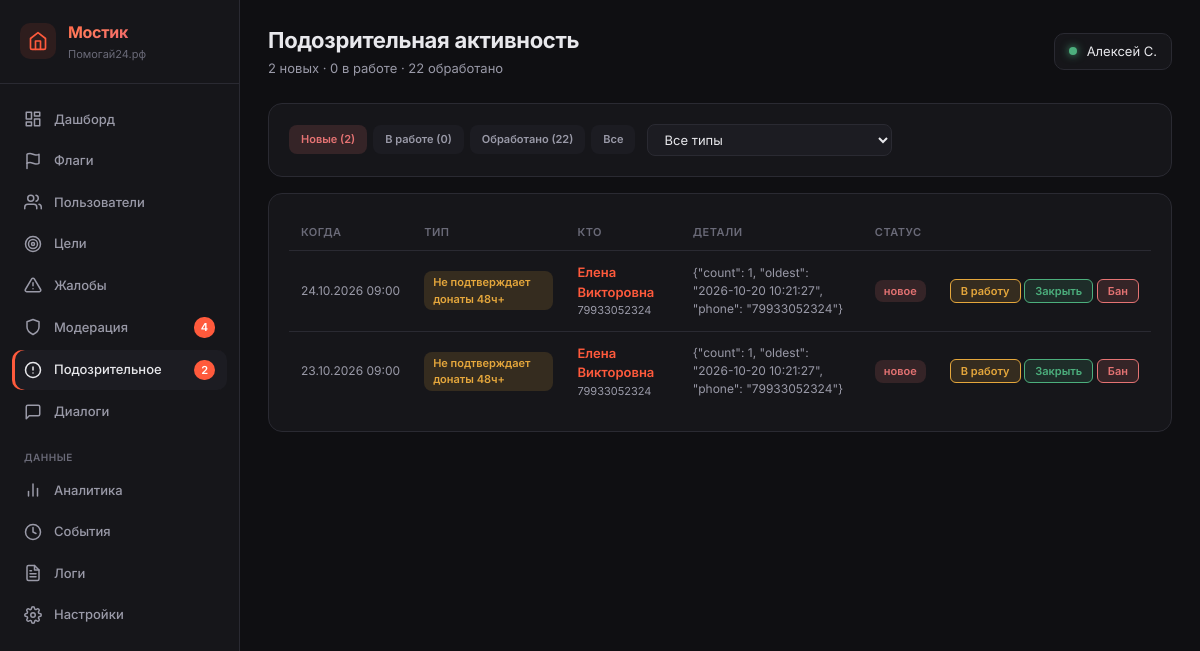
The app's page /_metrics/suspicious (signed in), older data.
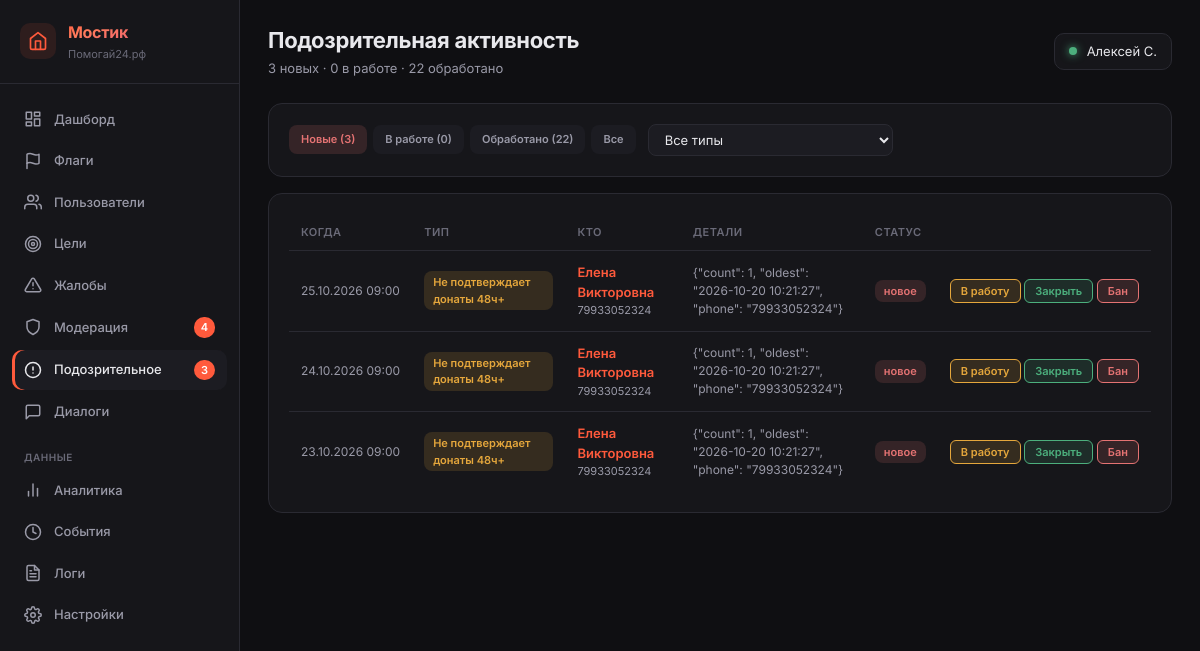
The same page, newer data.
### tables this page shows
CREATE TABLE users (
            id INTEGER PRIMARY KEY AUTOINCREMENT,
            phone TEXT UNIQUE NOT NULL,
            password_hash TEXT NOT NULL,
            email TEXT NULL,
            name TEXT NULL,
            avatar_url TEXT NULL,
            max_id TEXT NULL,
            vk_id TEXT NULL,
            fcm_token TEXT NULL,
            onboarding_passed INTEGER DEFAULT 0,
            rating REAL DEFAULT 0.0,
            rating_level TEXT DEFAULT 'novice',
            confirmations_total INTEGER DEFAULT 0,
            confirmations_approved INTEGER DEFAULT 0,
            confirmations_ignored INTEGER DEFAULT 0,
            donation_streak INTEGER DEFAULT 0,
            goals_helped_close INTEGER DEFAULT 0,
            total_helped_amount REAL DEFAULT 0.00,
            priority_days INTEGER DEFAULT 0,
            circles_of_care INTEGER DEFAULT 0,
            interest_weights TEXT DEFAULT NULL,
            eternal_donation_config TEXT DEFAULT NULL,
            yellow_card_until TEXT NULL,
            is_banned INTEGER DEFAULT 0,
            created_at TEXT DEFAULT (datetime('now'))
        , xp INTEGER DEFAULT 0, xp_level TEXT DEFAULT 'novice', streak_days INTEGER DEFAULT 0, last_action_date TEXT, ip_registered TEXT, author_badge TEXT, trust_score INTEGER DEFAULT 50, trust_level TEXT DEFAULT 'guest', is_admin INTEGER DEFAULT 0, profile_completed INTEGER DEFAULT 0, identity_verified INTEGER DEFAULT 0, city TEXT, region_code TEXT, region_name TEXT, birth_date TEXT, onboarding_step INTEGER DEFAULT 0, identity_verified_at TEXT, identity_doc_path TEXT, identity_selfie_path TEXT);

CREATE TABLE suspicious_activity (
        id INTEGER PRIMARY KEY AUTOINCREMENT,
        user_id INTEGER NULL,
        ip_address TEXT NULL,
        activity_type TEXT NOT NULL,
        details TEXT NULL,
        status TEXT DEFAULT 'new',
        created_at TEXT DEFAULT (datetime('now')),
        FOREIGN KEY (user_id) REFERENCES users(id)
    );

### main.py (the view)
@app.route('/_metrics/suspicious')
@admin_required
def metrics_suspicious():
    user = get_current_user()
    db = get_db()
    status_filter = request.args.get('status', 'new')
    type_filter = request.args.get('type', 'all')
    query = """
        SELECT s.*,
            COALESCE(NULLIF(u.name, ''), u.phone) as user_name,
            u.phone as user_phone,
            u.is_banned as user_banned
        FROM suspicious_activity s
        LEFT JOIN users u ON s.user_id = u.id
        WHERE 1=1
    """
    params = []
    if status_filter != 'all':
        query += " AND s.status = ?"
        params.append(status_filter)
    if type_filter != 'all':
        query += " AND s.activity_type = ?"
        params.append(type_filter)
    query += " ORDER BY s.id DESC LIMIT 200"
    activities = db.execute(query, params).fetchall()
    counts_new = db.execute("SELECT COUNT(*) FROM suspicious_activity WHERE status = 'new'").fetchone()[0]
    counts_reviewed = db.execute("SELECT COUNT(*) FROM suspicious_activity WHERE status = 'reviewed'").fetchone()[0]
    counts_resolved = db.execute("SELECT COUNT(*) FROM suspicious_activity WHERE status = 'resolved'").fetchone()[0]
    types = db.execute("SELECT DISTINCT activity_type FROM suspicious_activity ORDER BY activity_type").fetchall()
    counts = get_sidebar_counts(db)
    type_names = {
        'mass_goals': 'Много целей за 24ч',
        'mass_registration': 'Массовые регистрации с IP',
        'many_flags': 'Много флагов Content Guard',
        'no_confirm_48h': 'Не подтверждает донаты 48ч+',
        'many_reports': 'Много жалоб на юзера',
    }
    return render_template('_metrics/suspicious.html',
        user=user,
        active='suspicious',
        counts=counts,
        activities=activities,
        status_filter=status_filter,
        type_filter=type_filter,
        types=[t['activity_type'] for t in types],
        type_names=type_names,
        counts_new=counts_new,
        counts_reviewed=counts_reviewed,
        counts_resolved=counts_resolved,
    )

### templates/_metrics/suspicious.html (shortened to what this page needs)
{% extends "_metrics/base.html" %}
{% block page_title %}Подозрительная активность{% endblock %}
{% block page_subtitle %}{{ counts_new }} новых · {{ counts_reviewed }} в работе · {{ counts_resolved }} обработано{% endblock %}
{% block content %}
<div class="m-section" style="margin-bottom: 16px;">
    <form method="GET" style="display: flex; gap: 12px; align-items: center; flex-wrap: wrap;">
        <div style="display: flex; gap: 6px;">
            <a href="?status=new" class="m-badge {% if status_filter == 'new' %}danger{% else %}muted{% endif %}" style="text-decoration: none; padding: 6px 12px;">Новые ({{ counts_new }})</a>
            <a href="?status=reviewed" class="m-badge {% if status_filter == 'reviewed' %}warning{% else %}muted{% endif %}" style="text-decoration: none; padding: 6px 12px;">В работе ({{ counts_reviewed }})</a>
            <a href="?status=resolved" class="m-badge {% if status_filter == 'resolved' %}success{% else %}muted{% endif %}" style="text-decoration: none; padding: 6px 12px;">Обработано ({{ counts_resolved }})</a>
            <a href="?status=all" class="m-badge {% if status_filter == 'all' %}info{% else %}muted{% endif %}" style="text-decoration: none; padding: 6px 12px;">Все</a>
        </div>
        <select name="type" onchange="this.form.submit()" style="padding: 6px 12px; background: var(--m-bg-3); border: 1px solid var(--m-border); border-radius: 8px; color: var(--m-text); font-size: 13px; font-family: inherit;">
            <option value="all">Все типы</option>
        </select>
    </form>
</div>
<div class="m-section">
    {% if activities %}
    <table class="m-table">
        <thead>
            <tr>
                <th>Когда</th>
                <th>Тип</th>
                <th>Кто</th>
                <th>Детали</th>
                <th>Статус</th>
                <th></th>
            </tr>
        </thead>
        <tbody>
            {% for a in activities %}
            <tr>
                <td class="muted" style="white-space: nowrap;">{{ a.created_at | date_ru }}</td>
                <td>
                    <span class="m-badge {% if a.activity_type == 'no_confirm_48h' %}warning{% elif a.activity_type == 'mass_registration' %}danger{% elif a.activity_type == 'many_flags' %}danger{% else %}info{% endif %}">
                        {{ type_names.get(a.activity_type, a.activity_type) }}
                    </span>
                </td>
                <td>
                    {% if a.user_id %}
                        <a href="/_metrics/users/{{ a.user_id }}" style="color: var(--m-sunset-1); text-decoration: none; font-weight: 600;">
                            {{ a.user_name or ('ID ' + a.user_id|string) }}
                        </a>
                        <div class="muted" style="font-size: 11px;">{{ a.user_phone or '' }}</div>
                    {% elif a.ip_address %}
                        <code style="color: var(--m-warning); font-size: 12px;">{{ a.ip_address }}</code>
                    {% else %}
                        <span class="muted">—</span>
                    {% endif %}
                </td>
                <td class="muted" style="font-size: 12px; max-width: 300px;">
                    {% if a.details %}{{ a.details[:100] }}{% if a.details|length > 100 %}...{% endif %}{% else %}—{% endif %}
                </td>
                <td>
                    {% if a.status == 'new' %}<span class="m-badge danger">новое</span>
                    {% elif a.status == 'reviewed' %}<span class="m-badge warning">в работе</span>
                    {% else %}<span class="m-badge success">обработано</span>{% endif %}
                </td>
                <td style="white-space: nowrap;">
                    {% if a.status == 'new' %}
                    <form method="POST" action="/_metrics/suspicious/{{ a.id }}/review" style="display: inline;">
                        <button type="submit" style="padding: 4px 10px; background: rgba(229,167,60,0.15); border: 1px solid var(--m-warning); border-radius: 6px; color: var(--m-warning); font-size: 11px; font-weight: 600; font-family: inherit; cursor: pointer;">В работу</button>
                    </form>
                    {% endif %}
                    {% if a.status != 'resolved' %}
                    <button type="button" onclick="openResolveModal({{ a.id }}, '{{ a.activity_type }}')"
                            style="padding: 4px 10px; background: rgba(76,175,125,0.15); border: 1px solid var(--m-success); border-radius: 6px; color: var(--m-success); font-size: 11px; font-weight: 600; font-family: inherit; cursor: pointer;">Закрыть</button>
                    {% endif %}
                    {% if a.user_id and not a.user_banned %}
                    <form method="POST" action="/_metrics/users/{{ a.user_id }}/ban" style="display: inline;">
                        <button type="submit" onclick="return confirm('Забанить?')" style="padding: 4px 10px; background: rgba(229,115,115,0.15); border: 1px solid var(--m-danger); border-radius: 6px; color: var(--m-danger); font-size: 11px; font-weight: 600; font-family: inherit; cursor: pointer;">Бан</button>
                    </form>
                    {% endif %}
                </td>
            </tr>
            {% endfor %}
        </tbody>
    </table>
    {% else %}
    <div class="m-empty" style="padding: 60px 20px;">
        <div style="font-size: 40px; margin-bottom: 12px;">✓</div>
        <div style="font-size: 15px;">Все чисто. Аномалий нет.</div>
    </div>
    {% endif %}
</div>
{% endblock %}

### templates/_metrics/base.html (shortened to what this page needs)
<!DOCTYPE html>
<html lang="ru">
<head>
    <link rel="stylesheet" href="/static/_metrics.css?v=3">
</head>
<body>
    <div class="m-layout">
        <aside class="m-sidebar">
            <div class="m-brand">
                <a href="/profile" class="m-brand-icon-link" title="Мой профиль">
                    <svg viewBox="0 0 24 24" fill="none" stroke="currentColor" stroke-width="2" stroke-linecap="round" stroke-linejoin="round">
                        <path d="M3 9l9-7 9 7v11a2 2 0 0 1-2 2H5a2 2 0 0 1-2-2z"></path>
                        <polyline points="9 22 9 12 15 12 15 22"></polyline>
                    </svg>
                </a>
                <div>
                    <div class="m-brand-title">Мостик</div>
                    <div class="m-brand-sub">Помогай24.рф</div>
                </div>
            </div>
            <nav class="m-nav">
                <a href="/_metrics" class="m-nav-item {% if active == 'dashboard' %}active{% endif %}">
                    <svg viewBox="0 0 24 24" fill="none" stroke="currentColor" stroke-linecap="round" stroke-linejoin="round"><rect x="3" y="3" width="7" height="9"/><rect x="14" y="3" width="7" height="5"/><rect x="14" y="12" width="7" height="9"/><rect x="3" y="16" width="7" height="5"/></svg>
                    Дашборд
                </a>
                <a href="/_metrics/flags" class="m-nav-item {% if active == 'flags' %}active{% endif %}">
                    <svg viewBox="0 0 24 24" fill="none" stroke="currentColor" stroke-linecap="round" stroke-linejoin="round"><path d="M4 15s1-1 4-1 5 2 8 2 4-1 4-1V3s-1 1-4 1-5-2-8-2-4 1-4 1z"/><line x1="4" y1="22" x2="4" y2="15"/></svg>
                    Флаги
                </a>
                <a href="/_metrics/users" class="m-nav-item {% if active == 'users' %}active{% endif %}">
                    <svg viewBox="0 0 24 24" fill="none" stroke="currentColor" stroke-linecap="round" stroke-linejoin="round"><path d="M17 21v-2a4 4 0 0 0-4-4H5a4 4 0 0 0-4 4v2"/><circle cx="9" cy="7" r="4"/><path d="M23 21v-2a4 4 0 0 0-3-3.87"/><path d="M16 3.13a4 4 0 0 1 0 7.75"/></svg>
                    Пользователи
                </a>
                <a href="/_metrics/goals" class="m-nav-item {% if active == 'goals' %}active{% endif %}">
                    <svg viewBox="0 0 24 24" fill="none" stroke="currentColor" stroke-linecap="round" stroke-linejoin="round"><circle cx="12" cy="12" r="10"/><circle cx="12" cy="12" r="6"/><circle cx="12" cy="12" r="2"/></svg>
                    Цели
                </a>
                <a href="/_metrics/reports" class="m-nav-item {% if active == 'reports' %}active{% endif %}">
                    <svg viewBox="0 0 24 24" fill="none" stroke="currentColor" stroke-linecap="round" stroke-linejoin="round"><path d="M10.29 3.86L1.82 18a2 2 0 0 0 1.71 3h16.94a2 2 0 0 0 1.71-3L13.71 3.86a2 2 0 0 0-3.42 0z"/><line x1="12" y1="9" x2="12" y2="13"/><line x1="12" y1="17" x2="12.01" y2="17"/></svg>
                    Жалобы
                </a>
                <a href="/_metrics/moderation" class="m-nav-item {% if active == 'moderation' %}active{% endif %}">
                    <svg viewBox="0 0 24 24" fill="none" stroke="currentColor" stroke-linecap="round" stroke-linejoin="round"><path d="M12 22s8-4 8-10V5l-8-3-8 3v7c0 6 8 10 8 10z"/></svg>
                    Модерация
                    {% if counts and counts.moderation %}<span class="m-nav-badge">{{ counts.moderation }}</span>{% endif %}
                </a>
                <a href="/_metrics/suspicious" class="m-nav-item {% if active == 'suspicious' %}active{% endif %}">
                    <svg viewBox="0 0 24 24" fill="none" stroke="currentColor" stroke-linecap="round" stroke-linejoin="round"><circle cx="12" cy="12" r="10"/><line x1="12" y1="8" x2="12" y2="12"/><line x1="12" y1="16" x2="12.01" y2="16"/></svg>
                    Подозрительное
                    {% if counts and counts.suspicious %}<span class="m-nav-badge">{{ counts.suspicious }}</span>{% endif %}
                </a>
                <a href="/_metrics/dialogs" class="m-nav-item {% if active == 'dialogs' %}active{% endif %}">
                    <svg viewBox="0 0 24 24" fill="none" stroke="currentColor" stroke-linecap="round" stroke-linejoin="round"><path d="M21 15a2 2 0 0 1-2 2H7l-4 4V5a2 2 0 0 1 2-2h14a2 2 0 0 1 2 2z"/></svg>
                    Диалоги
                </a>
                <div class="m-nav-section">Данные</div>
                <a href="/_metrics/analytics" class="m-nav-item {% if active == 'analytics' %}active{% endif %}">
                    <svg viewBox="0 0 24 24" fill="none" stroke="currentColor" stroke-linecap="round" stroke-linejoin="round"><line x1="18" y1="20" x2="18" y2="10"/><line x1="12" y1="20" x2="12" y2="4"/><line x1="6" y1="20" x2="6" y2="14"/></svg>
                    Аналитика
                </a>
                <a href="/_metrics/events" class="m-nav-item {% if active == 'events' %}active{% endif %}">
                    <svg viewBox="0 0 24 24" fill="none" stroke="currentColor" stroke-linecap="round" stroke-linejoin="round"><circle cx="12" cy="12" r="10"/><polyline points="12 6 12 12 16 14"/></svg>
                    События
                </a>
                <a href="/_metrics/logs" class="m-nav-item {% if active == 'logs' %}active{% endif %}">
                    Логи
                </a>
                <a href="/_metrics/settings" class="m-nav-item {% if active == 'settings' %}active{% endif %}">
                    Настройки
                </a>
            </nav>
        </aside>
        <main class="m-content">
            <header class="m-header">
                <div>
                    <div class="m-title">{% block page_title %}Мостик{% endblock %}</div>
                    <div class="m-subtitle">{% block page_subtitle %}{% endblock %}</div>
                </div>
                <div class="m-user">
                    <span class="m-user-dot"></span>
                    {{ user.name or user.phone }}
                </div>
            </header>
            {% block content %}{% endblock %}
        </main>
    </div>
</body>
</html>

Row changes from the older to the newer data that the page shows:
added suspicious_activity: created_at "25.10.2026 09:00", get "Не подтверждает донаты 48ч+", user_name "Елена Викторовна", phone "79933052324", details "{\"count\": 1, \"oldest\": \"2026-10-20 10:21:27\", \"phone\": \"79933052324\"}", status "новое"
Text that changed along with them:
{{ counts.suspicious }}: "2" → "3"
{{ counts_new }}: "2" → "3"
